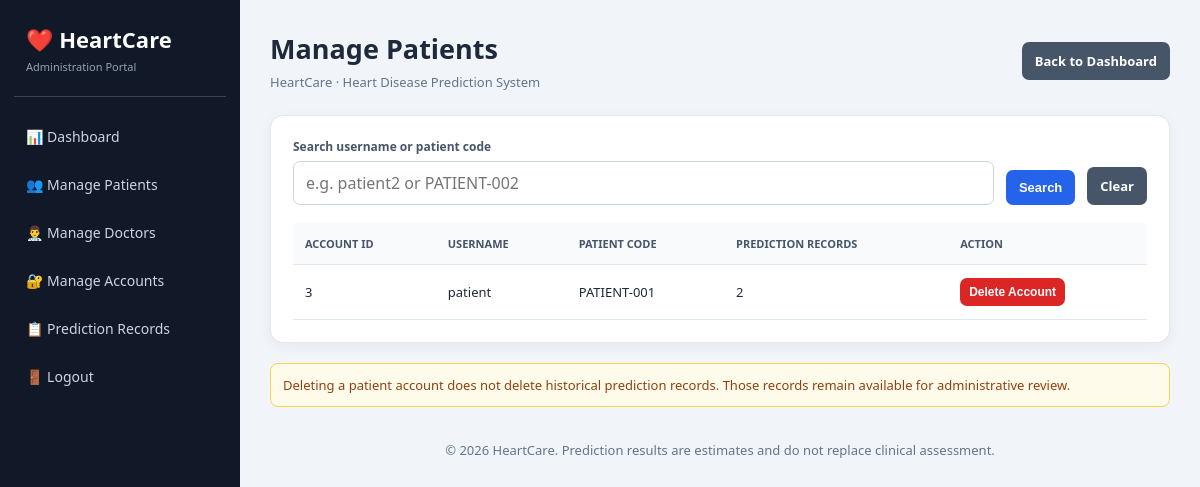
The page /admin/patients (signed in) on the database as committed earlier.
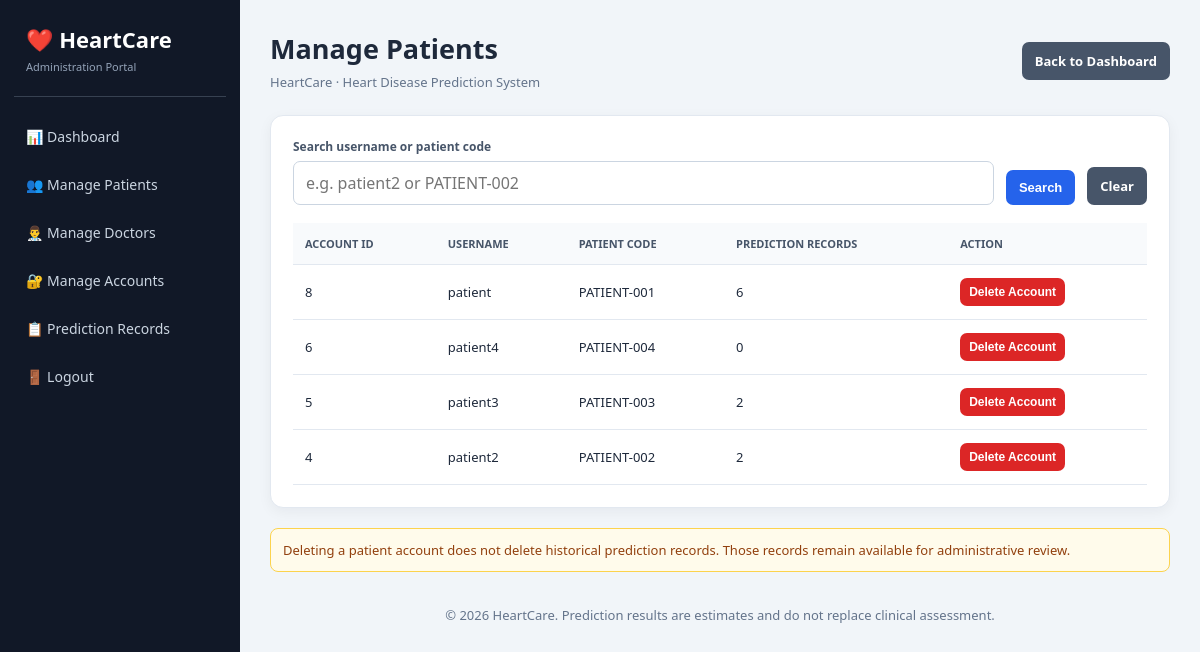
The same page on the database as committed later.
### app.py (models this page shows)
class User(
    UserMixin,
    db.Model
):
    id = db.Column(
        db.Integer,
        primary_key=True
    )
    username = db.Column(
        db.String(100),
        unique=True
    )
    password = db.Column(
        db.String(255)
    )
    role = db.Column(
        db.String(50)
    )
    patient_code = db.Column(
        db.String(50),
        nullable=True,
        index=True
    )

### app.py (the view)
@app.route("/admin/patients")
def admin_patients():
    access_response = admin_access_check()
    if access_response:
        return access_response
    search = request.args.get("search", "").strip()
    query = User.query.filter_by(role="patient")
    if search:
        query = query.filter(or_(
            User.username.ilike(f"%{search}%"),
            User.patient_code.ilike(f"%{search}%")
        ))
    patients = query.order_by(User.id.desc()).all()
    prediction_counts = {
        user.patient_code: Patient.query.filter_by(patient_code=user.patient_code).count()
        for user in patients if user.patient_code
    }
    return render_template(
        "admin_patients.html",
        patients=patients,
        prediction_counts=prediction_counts,
        search=search
    )

### app.py (called while the page is built)
def admin_access_check():
    if "role" not in session:
        return redirect(url_for("login"))
    if session.get("role") != "admin":
        return ("Access Denied", 403)
    return None

### templates/admin_patients.html (shortened to what this page needs)
{% extends "admin_management_base.html" %}
{% block heading %}Manage Patients{% endblock %}
{% block content %}
<section class="card">
<form class="toolbar" method="GET">
<div class="field"><label for="search">Search username or patient code</label><input id="search" name="search" value="{{ search }}" placeholder="e.g. patient2 or PATIENT-002"></div>
<button class="btn" type="submit">Search</button><a class="btn secondary" href="{{ url_for('admin_patients') }}">Clear</a>
</form>
<div class="table-wrap"><table><thead><tr><th>Account ID</th><th>Username</th><th>Patient Code</th><th>Prediction Records</th><th>Action</th></tr></thead><tbody>
{% for patient in patients %}<tr><td>{{ patient.id }}</td><td>{{ patient.username }}</td><td>{{ patient.patient_code or "Not assigned" }}</td><td>{{ prediction_counts.get(patient.patient_code, 0) }}</td><td><form method="POST" action="{{ url_for('admin_delete_account', user_id=patient.id) }}" onsubmit="return confirm('Delete this patient login account? Existing prediction records will be preserved.');"><button class="btn danger small" type="submit">Delete Account</button></form></td></tr>
{% else %}<tr><td colspan="5" class="empty">No patient accounts found.</td></tr>{% endfor %}
</tbody></table></div></section>
<div class="warning">Deleting a patient account does not delete historical prediction records. Those records remain available for administrative review.</div>
{% endblock %}

### templates/admin_management_base.html (shortened to what this page needs)
<!DOCTYPE html>
<html lang="en">
<head>
</head>
<body>
<aside class="sidebar">
<div class="brand">❤️ HeartCare<small>Administration Portal</small></div>
<nav class="nav">
<a href="{{ url_for('admin_dashboard') }}">📊 Dashboard</a>
<a href="{{ url_for('admin_patients') }}">👥 Manage Patients</a>
<a href="{{ url_for('admin_doctors') }}">👨‍⚕️ Manage Doctors</a>
<a href="{{ url_for('admin_accounts') }}">🔐 Manage Accounts</a>
<a href="{{ url_for('admin_predictions') }}">📋 Prediction Records</a>
<a href="{{ url_for('logout') }}">🚪 Logout</a>
</nav>
</aside>
<main class="main">
<header class="top"><div><h1>{% block heading %}Administration{% endblock %}</h1><div class="muted">HeartCare · Heart Disease Prediction System</div></div><a class="btn secondary" href="{{ url_for('admin_dashboard') }}">Back to Dashboard</a></header>
{% block content %}{% endblock %}
<p class="muted" style="text-align:center;padding:18px;">© 2026 HeartCare. Prediction results are estimates and do not replace clinical assessment.</p>
</main>
</body>
</html>

### templates/admin_management_base.html (style rules this page uses)
* { box-sizing:border-box }
body { margin:0;font-family:"Segoe UI",Arial,sans-serif;background:#f1f5f9;color:#1e293b }
.sidebar { position:fixed;inset:0 auto 0 0;width:240px;background:#111827;color:white;padding:24px 14px;overflow-y:auto }
.brand { font-size:22px;font-weight:700;padding:0 12px 22px;border-bottom:1px solid #374151;margin-bottom:18px }
.brand small { display:block;color:#94a3b8;font-size:11px;font-weight:400;margin-top:5px }
.nav a { display:block;color:#cbd5e1;padding:12px;margin:5px 0;text-decoration:none;border-radius:8px;font-size:14px }
.main { margin-left:240px;padding:30px }
.top { display:flex;justify-content:space-between;align-items:center;gap:15px;margin-bottom:24px }
h1 { margin:0 0 6px;font-size:27px }
.muted { color:#64748b;font-size:13px }
.card { background:white;border:1px solid #e2e8f0;border-radius:13px;padding:22px;margin-bottom:20px;box-shadow:0 4px 14px rgba(15,23,42,.05) }
.toolbar { display:flex;flex-wrap:wrap;align-items:end;gap:12px;margin-bottom:18px }
label { display:block;font-size:12px;color:#475569;font-weight:700;margin-bottom:6px }
input,select { width:100%;min-width:140px;padding:10px 12px;border:1px solid #cbd5e1;border-radius:7px;background:white;font:inherit }
.field { min-width:150px;flex:1 }
.btn { display:inline-block;border:0;border-radius:7px;padding:10px 13px;background:#2563eb;color:white;text-decoration:none;font-size:13px;font-weight:700;cursor:pointer }
.btn.secondary { background:#475569 }
.btn.danger { background:#dc2626 }
.btn.small { padding:7px 9px;font-size:12px }
.table-wrap { width:100%;overflow-x:auto }
table { width:100%;border-collapse:collapse;min-width:760px }
th,td { text-align:left;padding:13px 12px;border-bottom:1px solid #e2e8f0;font-size:13px;vertical-align:middle }
th { color:#475569;font-size:11px;text-transform:uppercase;background:#f8fafc }
.warning { background:#fffbeb;border:1px solid #fcd34d;color:#92400e;border-radius:8px;padding:12px;margin-bottom:16px;font-size:13px }

Rows that differ between the two databases and show on the page:
removed User: id "3", username "patient", patient_code "PATIENT-001", get "2"
added User: id "8", username "patient", patient_code "PATIENT-001", get "6"
added User: id "6", username "patient4", patient_code "PATIENT-004", get "0"
added User: id "5", username "patient3", patient_code "PATIENT-003", get "2"
added User: id "4", username "patient2", patient_code "PATIENT-002", get "2"
